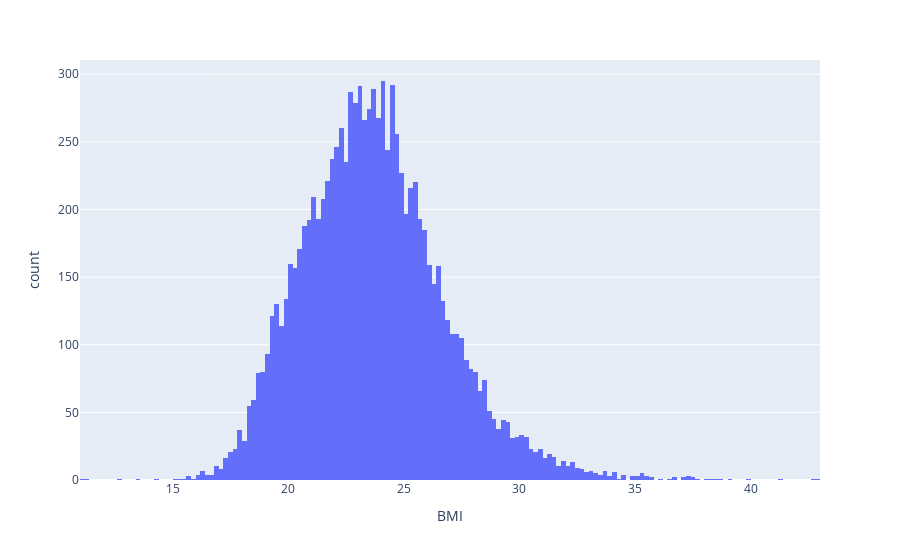

The cell this chart's notebook holds for it:
### Code cell
import pandas as pd
import seaborn as sns
import matplotlib.pyplot as plt
import numpy as np
import plotly.express as px
import json

# Zbiór danych

df = pd.read_csv("three_class_dataframe_performance.csv")

# Wizualizacje danych



ax = px.histogram(df, x ='BMI')

ax


px.bar(df, x = '')

### Figure 1 — Plotly figure (JSON) as saved in the notebook; plotly's stock layout.template omitted (floating-point values rounded to 4 significant figures; data arrays with more than 128 entries replaced by an {"elided": "..."} marker saying what was removed)
{"data": [{"alignmentgroup": "True", "bingroup": "x", "hovertemplate": "BMI=%{x}<br>count=%{y}<extra></extra>", "legendgroup": "", "marker": {"color": "#636efa", "pattern": {"shape": ""}}, "name": "", "offsetgroup": "", "orientation": "v", "showlegend": false, "type": "histogram", "x": {"elided": "10032 float values"}, "xaxis": "x", "yaxis": "y"}], "layout": {"barmode": "relative", "legend": {"tracegroupgap": 0}, "margin": {"t": 60}, "xaxis": {"anchor": "y", "domain": [0, 1], "title": {"text": "BMI"}}, "yaxis": {"anchor": "x", "domain": [0, 1], "title": {"text": "count"}}}}
